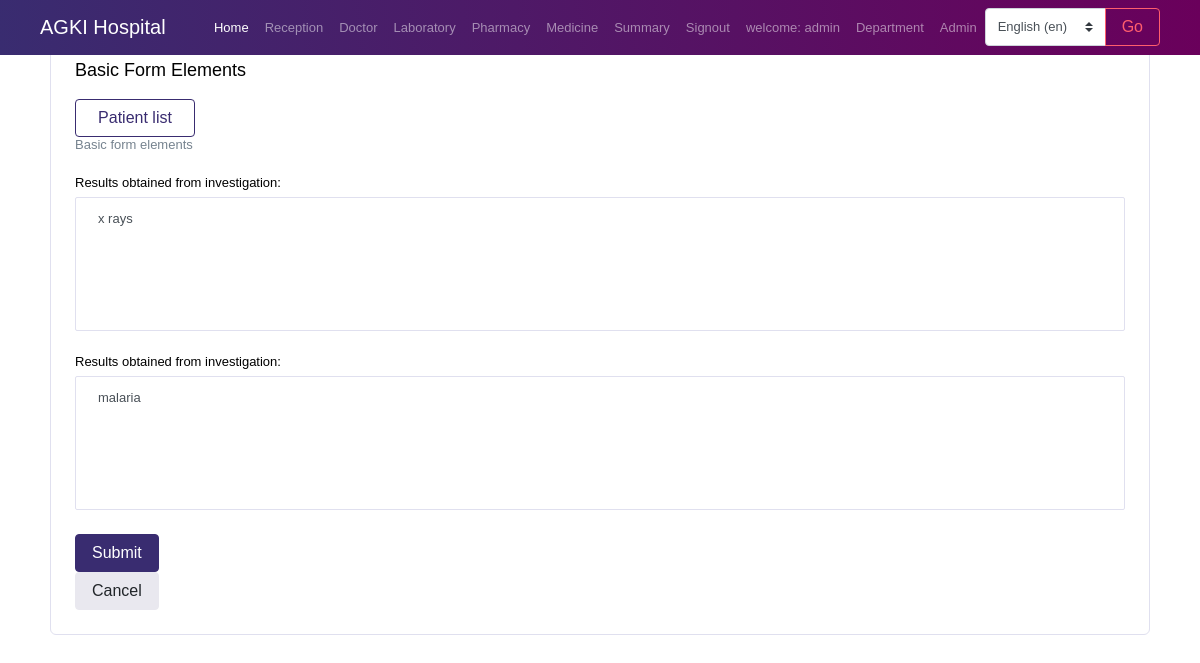
The app's page /laboratory/1/ (signed in) with its own data.
### app/models.py (models this page shows, shortened)
class CustomUser(AbstractUser):
    phone = models.CharField(max_length=15, null=True,blank=True)
    location = models.CharField(max_length=30, null=True, blank=True)
    department = models.ForeignKey(Department, on_delete=models.CASCADE, null=True,blank=True)
    reg_no = models.CharField(max_length=10, unique=True)
    age = models.IntegerField(null=True)
    image = models.ImageField(upload_to ='media/',blank=True,null=True)
    is_doctor = models.BooleanField(default=False)
    is_laboratorist = models.BooleanField(default=False)
    is_receptionist = models.BooleanField(default=False)
    is_pharmacist = models.BooleanField(default=False)
    is_patient = models.BooleanField(default=True)

class Patient(models.Model):
    fullname = models.CharField(max_length=30)
    age = models.IntegerField()
    address = models.CharField(max_length=30)
    gender = models.CharField(max_length=10)
    height = models.IntegerField(null=True,blank=True)
    pressure = models.CharField(max_length=10,null=True,blank=True)
    weight = models.IntegerField(null=True,blank=True)
    date = models.DateTimeField(auto_now_add=True)
    dalili = models.TextField(max_length=500,null=True,blank=True)
    possibleDiseases = models.TextField(max_length=500,null=True,blank=True)
    testConducted = models.TextField(max_length=500,null=True,blank=True)
    labResults = models.TextField(max_length=500,null=True,blank=True)
    actualDiseases = models.TextField(max_length=500,null=True,blank=True)
    otherRecomendation = models.TextField(max_length=500,null=True,blank=True)

### app/views.py (the view)
# urls.py: path('laboratory/<int:id>/', views.laboratory,name='laboratory'),
def laboratory(request,id):
    s = Patient.objects.get(id=id)
    form = LaboratoryForm(instance=s)
    if request.method=='POST':
        form = LaboratoryForm(request.POST,instance=s)
        if form.is_valid():
            form.save()
            return redirect(reverse('patientDetail', args=[id]))
    context = {
            'form':form,
            's':s
         }
    return render(request,'app/laboratory.html',context)

### app/forms.py
class LaboratoryForm(forms.ModelForm):
    class Meta:
        model = Patient
        fields = ['labResults','testConducted']

### app/templates/app/laboratory.html (shortened to what this page needs)
{% extends 'app/base.html' %}
{%block content%}
        <br>
        <div class="container">
        <div class="col-12 grid-margin stretch-card">
            <div class="card">
                <div class="card-body">
                    <h4 class="card-title">Basic form elements</h4>
                    <a href="{% url 'patientList' %}"><button class='btn btn-outline-primary btn-fw'>Patient list</button></a>
                    <p class="card-description">
                      Basic form elements
                    </p>
                    <form method='POST' class="forms-sample" >
                        <div class="form-group">
                          <label for="gender">Results obtained from investigation:</label>
                          <textarea class="form-control" name="testConducted" rows="8">{{s.testConducted}}</textarea>
                        </div>
                      <div class="form-group">
                        <label for="gender">Results obtained from investigation:</label>
                        <textarea class="form-control" name="labResults" rows="8">{{s.labResults}}</textarea>
                      </div>
                      <button type="submit" class="btn btn-primary mr-2">Submit</button>
                    </form>
                    <a href="{% url 'patientDetail' id=s.id %}">
                      <button class="btn btn-light">Cancel</button>
                  </a>
                </div>
            </div>
        </div>
      </div>
{%endblock%}

### app/templates/app/base.html (shortened to what this page needs)
{% load static %}
{% load i18n %}
        <!DOCTYPE html>
        <html lang="en">
        <head>
          <link rel="stylesheet" href="{% static 'app/vendors/iconfonts/font-awesome/css/all.min.css' %}">
          <link rel="stylesheet" href="{% static 'app/vendors/css/vendor.bundle.base.css' %}">
          <link rel="stylesheet" href="{% static 'app/vendors/css/vendor.bundle.addons.css' %}">
          <link rel="stylesheet" href="{% static 'app/css/style.css' %}">
        </head>
        <body>
          <div class="container-scroller">
      <nav class="navbar navbar-expand-lg navbar-dark fixed-top custom-navbar">
        <div class="container">
            <a class="navbar-brand" href="{% url 'home' %}">AGKI Hospital</a>
            <div class="collapse navbar-collapse" id="navbarNav">
                <ul class="navbar-nav ml-auto">
                    <li class="nav-item active">
                        <a class="nav-link" href="{% url 'home' %}">{% trans "Home" %} <span class="sr-only">(current)</span></a>
                    </li>
                    {% if user.is_receptionist %}
                    <li class="nav-item">
                        <a class="nav-link" href="{% url 'patientList' %}">Reception</a>
                    </li>
                    {% endif %}
                    {% if user.is_doctor %}
                    <li class="nav-item">
                      <a class="nav-link" href="{% url 'patientList' %}">Doctor</a>
                    </li>
                    {% endif %}
                    {% if user.is_laboratorist %}
                    <li class="nav-item">
                      <a class="nav-link" href="{% url 'patientList' %}">Laboratory</a>
                    </li>
                    {% endif %}
                    {% if user.is_pharmacist %}
                    <li class="nav-item">
                      <a class="nav-link" href="{% url 'patientList' %}">Pharmacy</a>
                    </li>
                    <li class="nav-item">
                      <a class="nav-link" href="{% url 'medicine' %}">Medicine</a>
                    </li>
                    {% endif %}
                    {% if user.is_doctor %}
                    <li class="nav-item">
                      <a class="nav-link" href="{% url 'patient_count_per_period' %}">Summary</a>
                    </li>
                    {% endif %}
                    {% if user.is_authenticated %}
                    <li class="nav-item">
                      <a class="nav-link" href="{% url 'signout' %}">{% trans "Signout" %}</a>
                    </li>
                    <li class="nav-item">
                      <a class="nav-link" href="{% url 'profile' %}">{% trans "welcome" %}: {{user.username}}</a>
                    </li>
                    {% else %}
                    <li class="nav-item">
                      <a class="nav-link" href="{% url 'signin' %}">{% trans "Signin/up" %}</a>
                    </li>
                    {% endif %}
                    {% if user.is_superuser %}
                    <li class="nav-item">
                      <a class="nav-link" href="{% url 'department' %}">Department</a>
                    </li>
                    <li class="nav-item">
                      <a class="nav-link" href="/admin">Admin</a>
                    </li>
                    {% endif %}
                    <li class="nav-item">
                      <form class="form-inline" action="{% url 'set_language' %}" method="post">
                          <div class="input-group">
                              <select class="custom-select" name="language" id="languageSelect">
                                  {% get_available_languages as LANGUAGES %}
                                  {% get_language_info_list for LANGUAGES as languages %}
                                  {% for language in languages %}
                                      <option value="{{ language.code }}" {% if language.code == LANGUAGE_CODE %} selected {% endif %}>
                                          {{ language.name_local }} ({{ language.code }})
                                      </option>
                                  {% endfor %}
                              </select>
                              <div class="input-group-append">
                                  <button class="btn btn-outline-danger" type="submit">Go</button>
                              </div>
                          </div>
                      </form>
                  </li>
                </ul>
            </div>
        </div>
    </nav>
    <br>
                  {% block content%}
                  {% endblock %}
          </body>
        </html>

### app/templates/app/base.html (style rules this page uses)
.custom-navbar { background: linear-gradient(85deg, #392c70, #6a005b); }

### records on screen
CustomUser: username "admin"
Patient: testConducted "x rays", labResults "malaria"

### other values on screen
form field language "English (en)"
